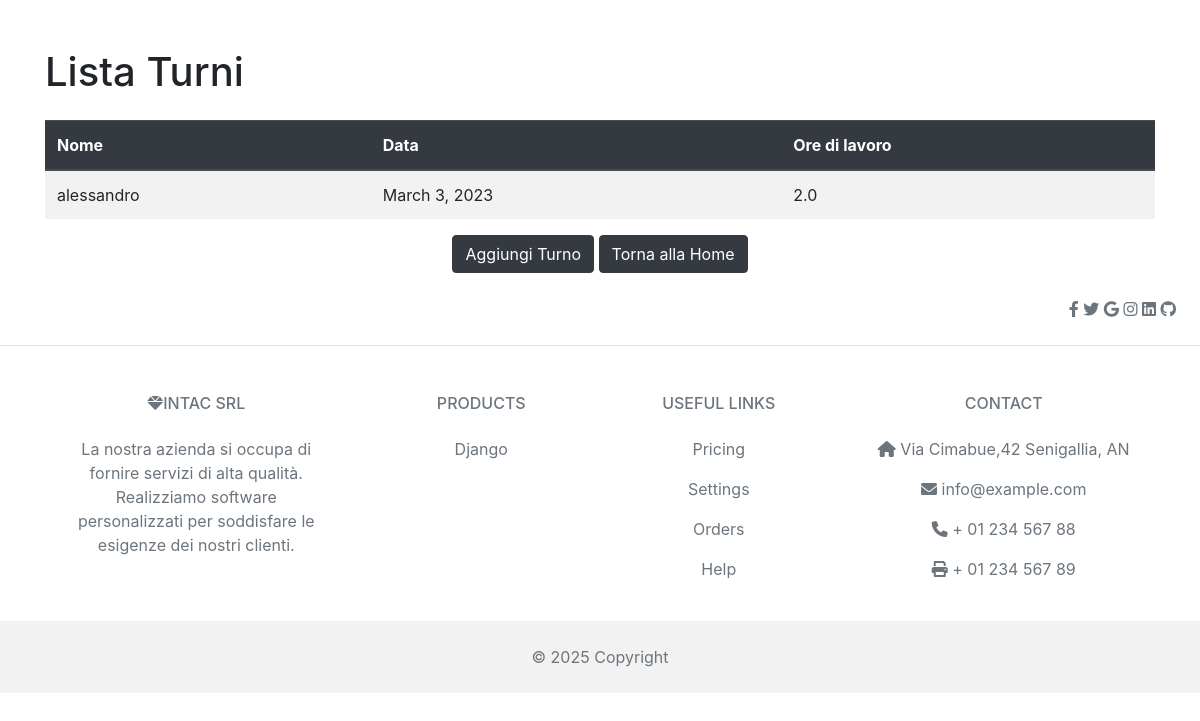
Before: /turni/ with the older database file.
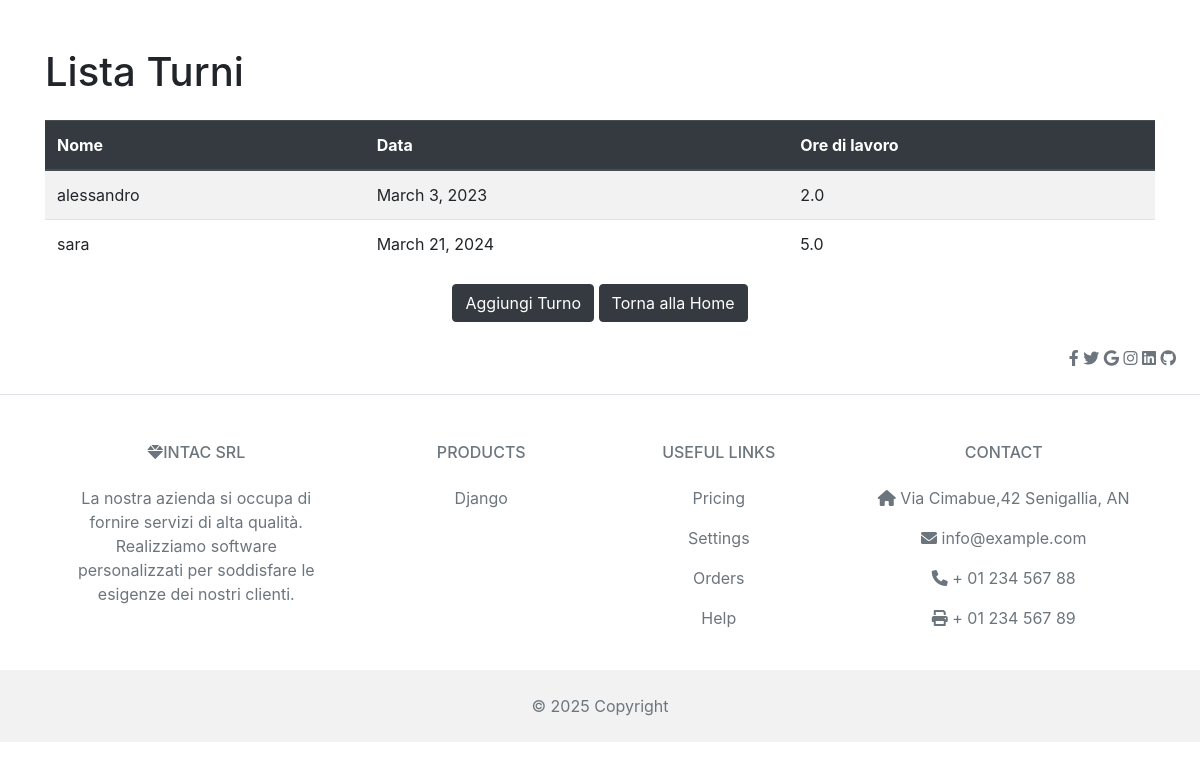
After: the same page with the newer database file.
### gestione/models.py (models this page shows, shortened)
class WorkHour(models.Model):
    employee_name = models.CharField(max_length=100)
    date = models.DateField()
    hours_worked = models.DecimalField(max_digits=5, decimal_places=1)
    macchinario_turno = models.ForeignKey(Macchinario,related_name='macchinario_turno', on_delete=models.CASCADE)

### gestione/views.py (the view)
# urls.py: path('turni/',lista_turni,name="lista_turni"),
def lista_turni(request):
    workhour = WorkHour.objects.all()
    return render(request, 'gestione/lista_turni.html', {'workhour': workhour})

### gestione/templates/gestione/lista_turni.html (shortened to what this page needs)
{% extends 'gestione/base.html' %}
    {% block content %}
    <div class="container mt-5">
        <h1 class="mb-4">Lista Turni</h1>
        <table class="table table-striped table-hover"> <!fa le strip alla righe>
            <thead class="thead-dark">
                <tr>
                    <th>Nome</th>
                    <th>Data</th>
                    <th>Ore di lavoro</th>
                </tr>
            </thead>
            <tbody>
                {% for workhour in workhour %}
                    <tr>
                        <td>{{ workhour.employee_name}}</td>
                        <td>{{ workhour.date}}</td>
                        <td>{{ workhour.hours_worked}}</td>
                    </tr>
                {% endfor %}
            </tbody>
        </table>
    </div>
    <div class="text-center">
        <a href="{% url 'record_work_hours' %}" class="btn btn-dark">Aggiungi Turno</a>
       <a href="{% url 'home' %}" class="btn btn-dark">Torna alla Home</a>
    </div>
  {% endblock%}

Changed rows visible on the page:
added WorkHour: employee_name "sara", date "March 21, 2024", hours_worked "5.0"
